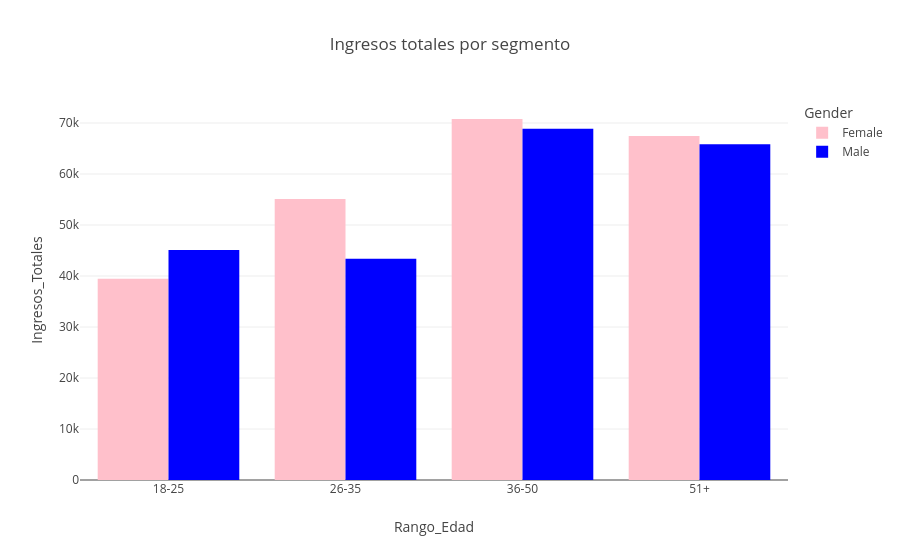

This figure's notebook cell:
### Code cell
fig5_2 = px.bar(
    analisis_segmento,
    x='Rango_Edad',
    y='Ingresos_Totales',
    color='Gender',
    barmode='group',
    title='Ingresos totales por segmento',
    color_discrete_map={
        'Female': 'Pink',
        'Male': 'Blue'
    }
)

fig5_2.show()

### Figure 1 — Plotly figure (JSON) as saved in the notebook; plotly's stock layout.template omitted (floating-point values rounded to 4 significant figures)
{"data": [{"alignmentgroup": "True", "hovertemplate": "Gender=Female<br>Rango_Edad=%{x}<br>Ingresos_Totales=%{y}<extra></extra>", "legendgroup": "Female", "marker": {"color": "Pink", "pattern": {"shape": ""}}, "name": "Female", "offsetgroup": "Female", "orientation": "v", "showlegend": true, "textposition": "auto", "type": "bar", "x": ["18-25", "26-35", "36-50", "51+"], "xaxis": "x", "y": [39470, 55115, 70790, 67465], "yaxis": "y"}, {"alignmentgroup": "True", "hovertemplate": "Gender=Male<br>Rango_Edad=%{x}<br>Ingresos_Totales=%{y}<extra></extra>", "legendgroup": "Male", "marker": {"color": "Blue", "pattern": {"shape": ""}}, "name": "Male", "offsetgroup": "Male", "orientation": "v", "showlegend": true, "textposition": "auto", "type": "bar", "x": ["18-25", "26-35", "36-50", "51+"], "xaxis": "x", "y": [45080, 43365, 68870, 65845], "yaxis": "y"}], "layout": {"barmode": "group", "legend": {"title": {"text": "Gender"}, "tracegroupgap": 0}, "title": {"text": "Ingresos totales por segmento"}, "xaxis": {"anchor": "y", "domain": [0, 1], "title": {"text": "Rango_Edad"}}, "yaxis": {"anchor": "x", "domain": [0, 1], "title": {"text": "Ingresos_Totales"}}}}
